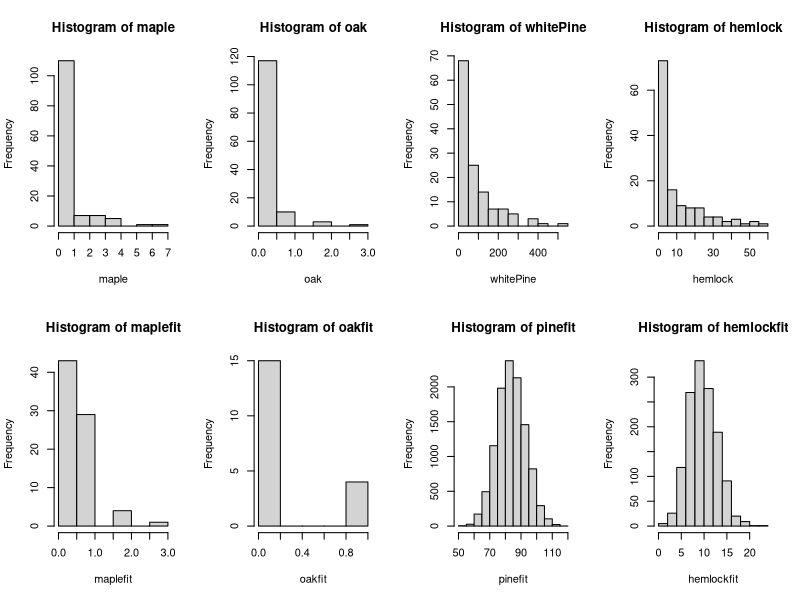
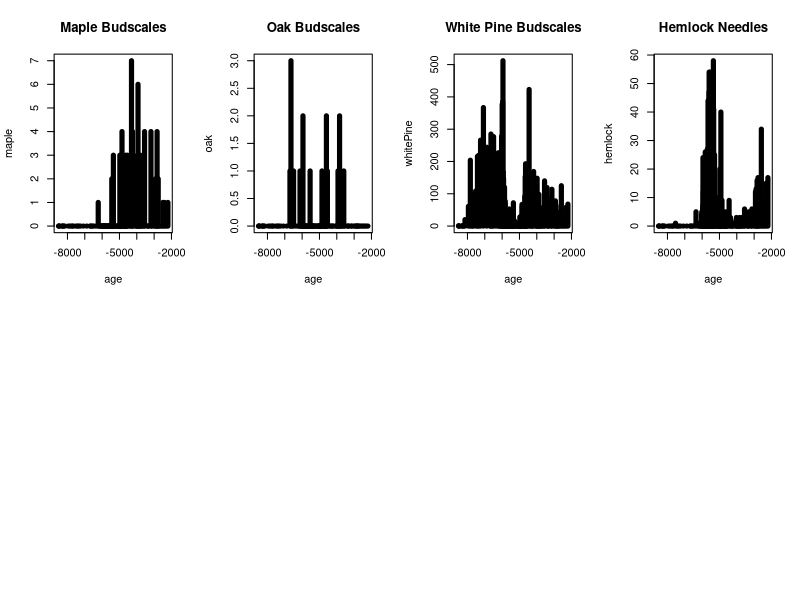

Write the R code that produced these figures, in order.
## ---- chunk 1

tower <- read.csv("./data/TowerCore1Macros.csv")
tower <- tower[1:131,]
maple <- tower$Acersacbud
oak <- tower$Quercusbud
whitePine <- tower$Pinstbud
hemlock <- tower$TSCAneedle
macros <- cbind(maple, oak,whitePine,hemlock)
depth <- -tower$depth
age <- round(-tower$age,0)
vols <- tower$volume


par(mfrow=c(2,4))
hist(maple)
hist(oak)
hist(whitePine)
hist(hemlock)

maplefit <- rpois(sum(maple), lambda = mean(maple))
hist(maplefit)
oakfit <- rpois(sum(oak), lambda = mean(oak))
hist(oakfit)
pinefit <- rpois(sum(whitePine), lambda = mean(whitePine))
hist(pinefit)
hemlockfit <- rpois(sum(hemlock), lambda = mean(hemlock))
hist(hemlockfit)
## ---- chunk 2

plot(age, maple, type="h", lwd = 5)
title("Maple Budscales")

plot(age, oak, type="h", lwd = 5)
title("Oak Budscales")

plot(age, whitePine, type="h", lwd = 5)
title("White Pine Budscales")

plot(age, hemlock, type="h", lwd = 5)
title("Hemlock Needles")

